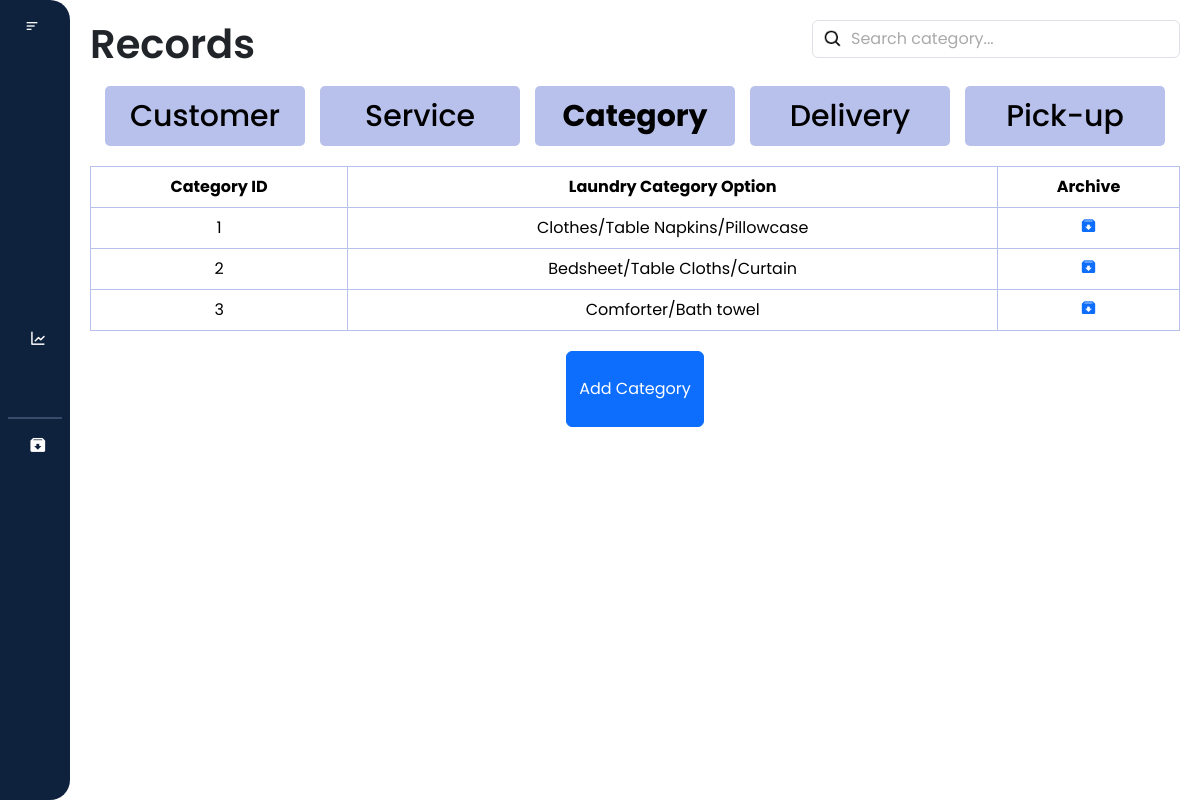
/laundry_system/records/category.php (signed in), run on the app's committed database.
### tables this page shows
CREATE TABLE `category` (
  `category_id` int(255) NOT NULL,
  `laundry_category_option` varchar(255) NOT NULL
);

### laundry_system/records/category.php (the view, shortened to what this page needs)
<?php
$user_role = $_SESSION['user_role'];
?>
<!DOCTYPE html>
<html lang="en">
<head>
    <link href="https://cdn.jsdelivr.net/npm/bootstrap@5.3.3/dist/css/bootstrap.min.css" rel="stylesheet"
>
    <link href="https://cdn.lineicons.com/4.0/lineicons.css" rel="stylesheet" />
    <link href='https://unpkg.com/boxicons@2.1.4/css/boxicons.min.css' rel='stylesheet'>
    <link rel="stylesheet" href="category.css">
</head>
<body>
    <div class="wrapper">
    <aside id="sidebar">
            <div class="d-flex">
                <button id="toggle-btn" type="button">
                    <i class="bx bx-menu-alt-left"></i>
                </button>
            </div>
            <ul class="sidebar-nav">
                <li class="sidebar-item">
                <a href="/laundry_system/dashboard/dashboard.php" class="sidebar-link"
                            data-bs-toggle="tooltip"
                            data-bs-placement="right"
                            data-bs-title="Dashboard">
                        </a>
                </li>
                <li class="sidebar-item">
                <a href="/laundry_system/profile/profile.php" class="sidebar-link"
                            data-bs-toggle="tooltip"
                            data-bs-placement="right"
                            data-bs-title="Profile">
                        </a>
                </li>
                <?php if ($user_role === 'admin') : ?>
                    <li class="sidebar-item">
                    <a href="/laundry_system/users/users.php" class="sidebar-link"
                            data-bs-toggle="tooltip"
                            data-bs-placement="right"
                            data-bs-title="Users">
                        </a>
                    </li>
                    <li class="sidebar-item">
                        <a href="/laundry_system/records/records.php" class="sidebar-link has-dropdown collapsed" data-bs-toggle="collapse"
                            data-bs-target="#records" aria-expanded="false" aria-controls="records">
                        </a>
                    </li>
                <?php endif; ?>
                <li class="sidebar-item">
                    <a href="/laundry_system/transaction/transaction.php" class="sidebar-link"
                            data-bs-toggle="tooltip"
                            data-bs-placement="right"
                            data-bs-title="Transactions">
                        </a>
                </li>
                <li class="sidebar-item">
                <a href="/laundry_system/sales_report/report.php" class="sidebar-link"
                            data-bs-toggle="tooltip"
                            data-bs-placement="right"
                            data-bs-title="Sales Report">
                            <i class='bx bx-line-chart'></i>
                        </a>
                </li>
                    <?php if ($user_role === 'admin') : ?>
                    <li class="sidebar-item">
                    <a href="/laundry_system/settings/setting.php" class="sidebar-link"
                            data-bs-toggle="tooltip"
                            data-bs-placement="right"
                            data-bs-title="Settings">
                        </a>
                    </li>
                    <hr style="border: 1px solid #b8c1ec; margin: 8px">
                    <li class="sidebar-item">
                        <a href="#" class="sidebar-link has-dropdown collapsed" data-bs-toggle="collapse"
                        data-bs-target="#archived" aria-expanded="false" aria-controls="archived">
                            <i class='bx bxs-archive-in'></i>
                        </a>
                    </li>
                <?php endif; ?>
            </ul>
            <div class="sidebar-footer">
                <a href="javascript:void(0)" class="sidebar-link" id="btn_logout"
                    data-bs-toggle="tooltip"
                    data-bs-placement="right"
                    data-bs-title="Logout">
                </a>
            </div>
        </aside>
        <div class="main-content">
            <nav>
                <div class="d-flex justify-content-between" id="navbar">
                    <h1>Records</h1>
                    <div class="search_bar" m-1>
                        <input class="form-control" type="text" id="filter_category" placeholder="Search category...">
                    </div>
                </div>
            </nav>
            <div class="buttons">
                <div class="customer_button">
                    <a href="customer.php" class="button" id="customerBtn">
                        Customer
                    </a>
                </div>
                <div class="service_button">
                    <a href="service.php" class="button" id="serviceBtn">Service</a>
                </div>
                <div class="category_button">
                    <a href="category.php" class="button" id="categoryBtn"><b>Category</b></a>
                </div>
                <div class="delivery_button">
                    <a href="delivery.php" class="button" id="deliveryBtn">Delivery</a>
                </div>
                <div class="pickup_button">
                    <a href="pickup.php" class="button" id="pickupBtn">Pick-up</a>
                </div>
            </div>
            <div class="table-responsive">
                <table class="table table-bordered text-center">
                    <thead>
                        <tr class="bg-dark text-white">
                            <th>Category ID</th>
                            <th>Laundry Category Option</th>
                            <th>Archive</th>
                        </tr>
                    </thead>
                    <tbody id = "category_table">
                        <?php
                        require '../database.php';
                        $query = "SELECT * FROM category";
                        $result = mysqli_query($conn, $query);
                        if ($result && $result->num_rows > 0) {
                            while($row = mysqli_fetch_assoc($result)) {
                        ?>
                            <tr>
                                <td><?php echo $row["category_id"]; ?></td>
                                <td><?php echo $row["laundry_category_option"]; ?></td>
                                <td>
                                    <a href="javascript:void(0);" class="archive-btn"
                                       data-id="<?php echo $row['category_id']; ?>"
                                       data-option="<?php echo $row['laundry_category_option']; ?>">
                                      <i class='bx bxs-archive-in'></i>
                                    </a>
                                </td>
                            </tr>
                        <?php
                            }
                        } else {
                        ?>
                    <tr>
                        <td colspan="3">No laundry category option found.</td>
                    </tr>
                    <?php
                    }
                    ?>
                    </tbody>
                </table>
            </div>
            <div class="add_button d-flex justify-content-center">
                <button type="button" class="btn btn-primary" id="addCategoryButton" data-bs-toggle="modal" data-bs-target="#addModal">Add Category</button>
            </div>
        </div>
    </div>
</body>
</html>

### laundry_system/records/category.css (style rules this page uses)
* { margin: 0; padding: 0; font-family: "Poppins", "Segoe UI"; box-sizing: border-box; }
html { scroll-behavior: smooth; }
a { text-decoration: none; }
li { list-style: none; }
h1 { font-weight: 600; font-size: 1.5 rem; }
.wrapper { display: flex; width: 100%; height: 100vh; }
#sidebar { display: flex; height: 100%; width: 70px; min-width: 70px; z-index: 1000; transition: all 0.25s ease-in-out; flex-direction: column; background-color: #0e223e; border-radius: 0 20px 20px 0; }
#toggle-btn { background-color: transparent; cursor: pointer; border: 0; padding: 1rem 1.5rem; }
#toggle-btn i { font-size: 1.5 rem; color: #fff; }
.sidebar-nav { padding: 2rem 0; flex: 1 1 auto; }
a.sidebar-link { padding: 0.625rem 1.625rem; color: #fff; display: block; font-size: 0.9rem; white-space: nowrap; border-left: 3px solid transparent; text-decoration: none; }
.sidebar-link i { font-size: 1.1rem; margin-right: 0.75rem; }
.sidebar-item { position: relative; }
.main-content { flex: 1; overflow-y: auto; padding: 20px; transition: margin-left 0.5s ease; }
.buttons { display: flex; flex-direction: row; gap: 15px; flex-wrap: wrap; justify-content: center; margin-top: 10px; }
.button { display: flex; flex-direction: column; align-items: center; justify-content: center; height: 60px; width: 200px; padding: 10px 20px; background-color: #b8c1ec; color: #000; text-align: center; text-decoration: none; border-radius: 5px; font-size: 30px; font-weight: 500; margin: 0; gap: 10px; }
.add_button { height: 10%; font-size: 20%; font-weight: 500; }
.table-responsive { padding: 20px 0; }
.table { width: 100%; border-collapse: collapse; border: #b8c1ec; margin: 0; }
th, td { border: 1px solid #b8c1ec; padding: 8px; text-align: center; }
.form-control { width: 100%; }
.search_bar { position: relative; }
.search_bar .form-control { padding-left: 38px; }
.search_bar .form-control::placeholder { color: #aaa; }
.search_bar .form-control { background-image: url('/laundry_system/images/search.png'); background-repeat: no-repeat; background-position: 10px center; background-size: 20px 20px; }

### data on the page
category: category_id "1", laundry_category_option "Clothes/Table Napkins/Pillowcase"
category: category_id "2", laundry_category_option "Bedsheet/Table Cloths/Curtain"
category: category_id "3", laundry_category_option "Comforter/Bath towel"
